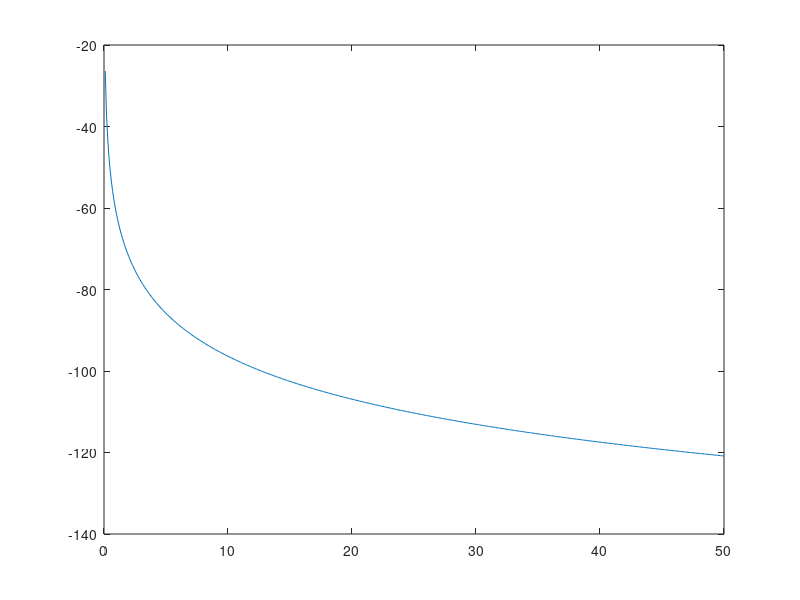

The MATLAB script that drew this image:
lamda = 3e8/28e9;
PL_1m = -20*log10(4*pi/lamda);
distance = 0:0.1:50;
PL = zeros(length(distance));
PL = PL_1m - 10 * 3.5*log10(distance)
plot(distance, PL);